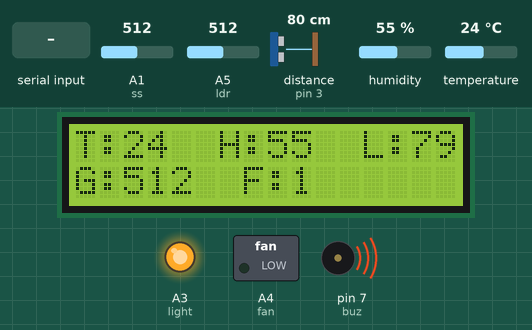
Recording of a sketch running on a simulated Arduino Uno, built with avr-gcc and run on an emulated ATmega328P. On the bench: 16×2 character LCD, switched loads named in the sketch (green lamp = pin HIGH), output pins drawn as LEDs (lit = HIGH), buzzer (waves = sounding, pin HIGH). Wiring (inferred from the names in the program): ultrasonic range finder: trigger pin 2; echo pin 3. The test bench sets the inputs (shaded band); at power-on: distance to the obstacle (sensor on pin 3) 80 cm, humidity 55 %, A1 (ss) = 512, A5 (ldr) = 512, temperature 24 °C. The echo pulse lasts 58.3 µs per cm; pins used as bus, display or sensor lines are not drawn; what the sketch prints to the serial monitor is not drawn.

Above: at 1.2 s.
1.3 s: "2" received over Serial
At 2.6 s:
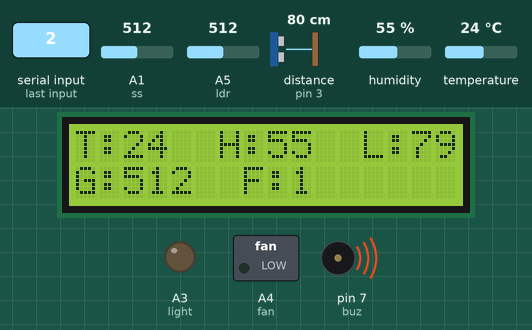
2.9 s: distance to the obstacle (sensor on pin 3) set to 9 cm
At 3.79 s:
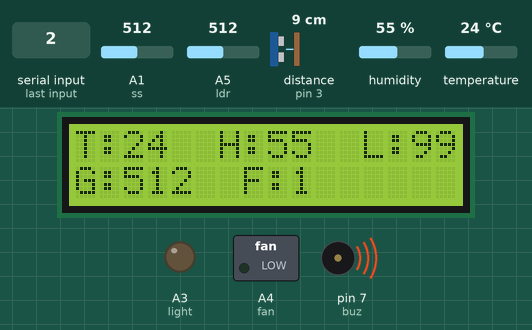
4.8 s: humidity set to 22 %
At 6.9 s:
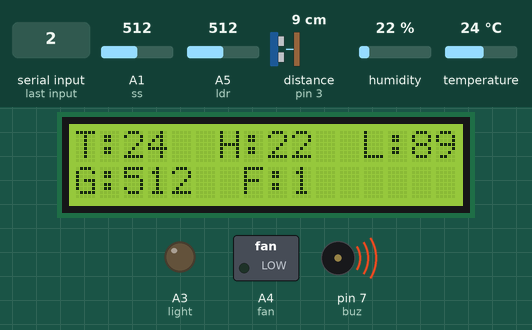
8.0 s: "4" received over Serial
At 8.6 s:
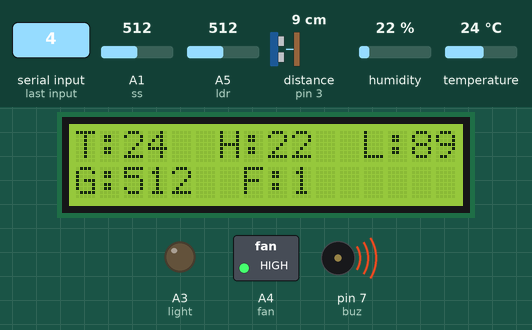
9.6 s: A1 (ss) set to 190
At 11.3 s:
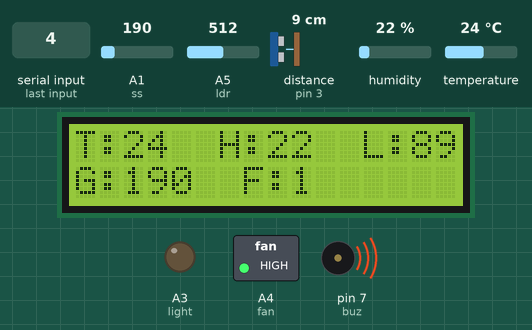
11.6 s: "1" received over Serial
At 12.4 s:
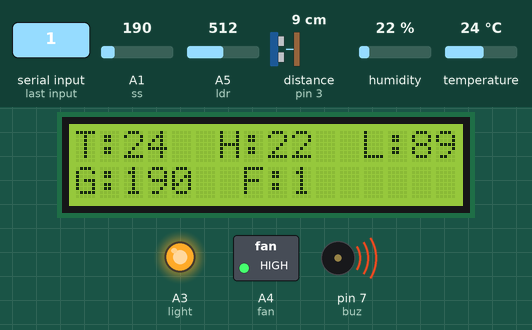
Timing chart, 0 to 14.2 s (numbered marks = the images above; inputs shaded):
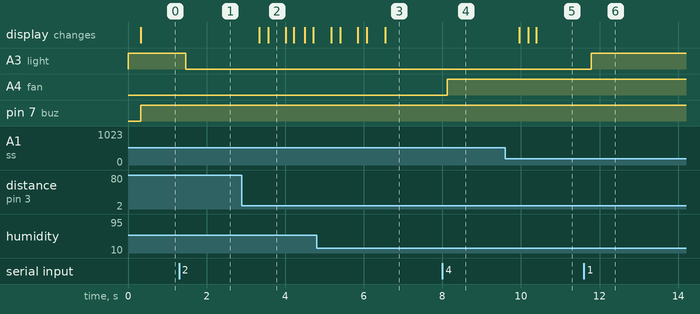

The sketch:

Home_Automation_project_code.ino
```cpp
#include "DHT.h"
#include <LiquidCrystal.h>
const int rs =8, en =9, d4 =10, d5 =11, d6 =12, d7 =13;
LiquidCrystal lcd(rs, en, d4, d5, d6, d7);
#define DHTPIN A0
#define DHTTYPE DHT11
DHT dht(DHTPIN, DHTTYPE);
const int pingPin =2; // Trigger Pin of Ultrasonic Sensor
const int echoPin =3; // Echo Pin of Ultrasonic Sensor
long duration;
int distance;
int ss=A1;
int buz=7;
int light=A3;
int fan=A4;
int f=2;
int ldr=A5;
int x;
void setup() {
Serial.begin(9600);
  pinMode(f,INPUT);
  pinMode(ldr,INPUT);
  pinMode(light,OUTPUT);
  pinMode(fan,OUTPUT);
  pinMode(ss,INPUT);
  pinMode(buz,OUTPUT);
  pinMode(pingPin, OUTPUT);
pinMode(echoPin, INPUT);
  digitalWrite(light,1);
  digitalWrite(fan,0);
  lcd.begin(16, 2);
  lcd.print("WELCOME");
 // wifi_init();
  dht.begin();
}
void loop() {
  int h = dht.readHumidity();
  int t = dht.readTemperature();
  int sval=analogRead(ss);
  int fval=1-digitalRead(f);
  int lval=1023-analogRead(ldr);
  digitalWrite(pingPin, LOW);
delayMicroseconds(2);
digitalWrite(pingPin, HIGH);
delayMicroseconds(10);
digitalWrite(pingPin, LOW);
duration = pulseIn(echoPin, HIGH);
distance= (duration/2)/29.1;
delay(200);
 //Serial.println("T:"+ String(t) + "  H:" +String(h) + "  S:" + String(sval));
 lcd.setCursor(0,0);
 lcd.print("T:" + String(t) + "  H:" +String(h)+ "  L:" +String(distance));
 lcd.setCursor(0,1);
 lcd.print("G:" + String(sval) + "  F:" + String(fval));

Serial.print("433137,354BA8AR8Y3IXJPT,433676,SWX1Q3Q505Z23765,SRC 24G,src@internet,"+String(t)+","+String(h) + ","+String(distance)+","+String(sval)+","+String(fval)+",\n");

 if(t>40||h>90 ||sval>200 ||fval==1)
 {
  digitalWrite(buz,1);

 }
 else
 {
  digitalWrite(buz,0);
 }
  x=Serial.read();
  if(x=='1')
  {
    digitalWrite(light,1);
  }
    if(x=='2')
  {
    digitalWrite(light,0);
  }
    if(x=='3')
  {
    digitalWrite(fan,0);
  }
    if(x=='4')
  {
    digitalWrite(fan,1);
  }
}
```

Measured:
- after the input at 1.3 s, A3 (light): HIGH → LOW after 0.17 s
- after the input at 2.9 s, the display: first changes after 0.44 s (image 2 shows a later state)
- after the input at 4.8 s, the display: first differs from a run without the input after 1.7 s (image 3)
- after the input at 8.0 s, A4 (fan): LOW → HIGH after 0.13 s
- after the input at 9.6 s, the display: changes after 0.36 s (image 5)
- after the input at 11.6 s, A3 (light): LOW → HIGH after 0.19 s
